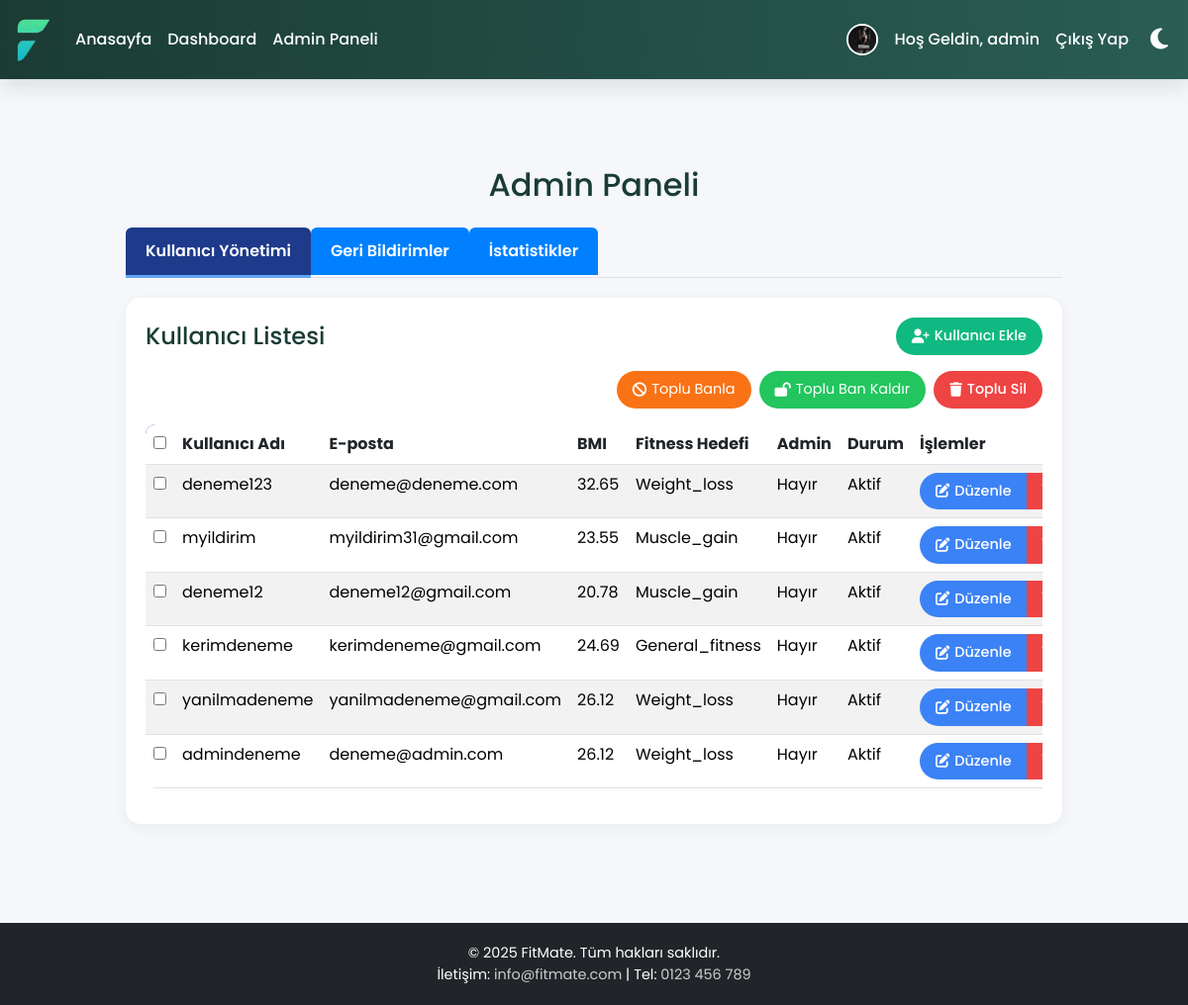
Screenshot of /admin.php (signed in) with the database file from the repository.
### tables this page shows
CREATE TABLE IF NOT EXISTS `users` (
  `id` int NOT NULL AUTO_INCREMENT,
  `username` varchar(50) NOT NULL,
  `password` varchar(255) NOT NULL,
  `email` varchar(100) NOT NULL,
  `height` float NOT NULL,
  `weight` float NOT NULL,
  `bmi` float DEFAULT NULL,
  `fitness_goal` varchar(50) DEFAULT NULL,
  `experience_level` varchar(50) DEFAULT NULL,
  `preferred_exercises` varchar(50) DEFAULT NULL,
  `workout_days` int DEFAULT NULL,
  `workout_duration` int DEFAULT NULL,
  `target_weight` float DEFAULT NULL,
  `target_set_date` date DEFAULT NULL,
  `target_achieved_date` date DEFAULT NULL,
  `show_name_in_success` tinyint(1) DEFAULT '0',
  `show_username_in_success` tinyint(1) DEFAULT '0',
  `name` varchar(255) DEFAULT NULL,
  `is_admin` tinyint(1) DEFAULT '0',
  `is_banned` tinyint(1) DEFAULT '0',
  `profile_picture` varchar(255) DEFAULT 'images/default_profile.png',
  `last_login` datetime DEFAULT NULL,
  `created_at` datetime DEFAULT NULL,
  PRIMARY KEY (`id`),
  UNIQUE KEY `username` (`username`),
  UNIQUE KEY `email` (`email`)
);

### admin.php (the view, shortened to what this page needs)
<?php
$servername = "localhost";
$username = "root";
$password = "";
$dbname = "fitness_db";
$conn = new mysqli($servername, $username, $password, $dbname);
$profile_picture = $_SESSION['profile_picture'] ?? 'images/default_profile.png';
$users_query = "SELECT * FROM users WHERE is_admin = 0";
$users_result = $conn->query($users_query);
?>
<!DOCTYPE html>
<html lang="tr">
<head>
    <link href="https://cdn.jsdelivr.net/npm/bootstrap@5.3.0/dist/css/bootstrap.min.css" rel="stylesheet">
    <link href="https://unpkg.com/aos@2.3.1/dist/aos.css" rel="stylesheet">
    <link rel="stylesheet" href="https://cdnjs.cloudflare.com/ajax/libs/font-awesome/6.4.0/css/all.min.css">
    <link rel="stylesheet" href="css/styles.css">
</head>
<body>
    <nav class="navbar navbar-expand-lg navbar-dark">
        <div class="container-fluid">
            <a class="navbar-brand" href="index.php">
                <img src="images/logo2.png" alt="Fitness App Logo" class="navbar-logo">
            </a>
            <div class="d-flex align-items-center">
                <button class="nav-link btn theme-toggle" id="theme-toggle" title="Tema Değiştir">
                </button>
            </div>
            <div class="collapse navbar-collapse" id="navbarNav">
                <ul class="navbar-nav me-auto">
                    <li class="nav-item">
                        <a class="nav-link" href="index.php">Anasayfa</a>
                    </li>
                    <li class="nav-item">
                        <a class="nav-link" href="dashboard.php">Dashboard</a>
                    </li>
                    <li class="nav-item">
                        <a class="nav-link active" href="admin.php">Admin Paneli</a>
                    </li>
                </ul>
                <ul class="navbar-nav">
                    <li class="nav-item d-flex align-items-center">
                        <img src="<?php echo htmlspecialchars($profile_picture); ?>" alt="Profil Resmi" class="profile-pic me-2">
                        <a class="nav-link" href="dashboard.php">Hoş Geldin, <?php echo htmlspecialchars($_SESSION['username']); ?></a>
                    </li>
                    <li class="nav-item">
                        <a class="nav-link" href="logout.php">Çıkış Yap</a>
                    </li>
                </ul>
            </div>
        </div>
    </nav>
    <div class="content">
        <div class="container admin-section mt-5">
            <h2 class="text-center mb-4" data-aos="fade-up">Admin Paneli</h2>
            <div class="row justify-content-center">
                <div class="col-md-10">
                    <ul class="nav nav-tabs admin-tabs" id="adminTab" role="tablist" data-aos="fade-up" data-aos-duration="1000">
                        <li class="nav-item" role="presentation">
                            <button class="nav-link active" id="users-tab" data-bs-toggle="tab" data-bs-target="#users" type="button" role="tab" aria-controls="users" aria-selected="true">
                                Kullanıcı Yönetimi
                            </button>
                        </li>
                        <li class="nav-item" role="presentation">
                            <button class="nav-link" id="feedback-tab" data-bs-toggle="tab" data-bs-target="#feedback" type="button" role="tab" aria-controls="feedback" aria-selected="false">
                                Geri Bildirimler
                            </button>
                        </li>
                        <li class="nav-item" role="presentation">
                            <button class="nav-link" id="stats-tab" data-bs-toggle="tab" data-bs-target="#stats" type="button" role="tab" aria-controls="stats" aria-selected="false">
                                İstatistikler
                            </button>
                        </li>
                    </ul>
                    <div class="tab-content" id="adminTabContent">
                        <div class="tab-pane fade show active" id="users" role="tabpanel" aria-labelledby="users-tab">
                            <div class="admin-card">
                                <div class="d-flex justify-content-between align-items-center mb-3">
                                    <h4 class="mb-0">Kullanıcı Listesi</h4>
                                    <a href="add_user.php" class="btn btn-green btn-modern"><i class="fas fa-user-plus"></i> Kullanıcı Ekle</a>
                                </div>
                                <form method="POST" action="admin.php" id="bulkActionForm">
                                    <div class="d-flex justify-content-end mb-3">
                                        <button type="submit" name="bulk_action" value="ban" class="btn btn-ban btn-modern me-2" onclick="return confirm('Seçilen kullanıcıları banlamak istediğinizden emin misiniz?');"><i class="fas fa-ban"></i> Toplu Banla</button>
                                        <button type="submit" name="bulk_action" value="unban" class="btn btn-unban btn-modern me-2" onclick="return confirm('Seçilen kullanıcıların banını kaldırmak istediğinizden emin misiniz?');"><i class="fas fa-lock-open"></i> Toplu Ban Kaldır</button>
                                        <button type="submit" name="bulk_action" value="delete" class="btn btn-red btn-modern" onclick="return confirm('Seçilen kullanıcıları silmek istediğinizden emin misiniz?');"><i class="fas fa-trash"></i> Toplu Sil</button>
                                    </div>
                                    <div class="table-responsive">
                                        <table class="table table-striped">
                                            <thead>
                                                <tr>
                                                    <th><input type="checkbox" id="selectAll"></th>
                                                    <th>Kullanıcı Adı</th>
                                                    <th>E-posta</th>
                                                    <th>BMI</th>
                                                    <th>Fitness Hedefi</th>
                                                    <th>Admin</th>
                                                    <th>Durum</th>
                                                    <th>İşlemler</th>
                                                </tr>
                                            </thead>
                                            <tbody>
                                                <?php while ($user = $users_result->fetch_assoc()): ?>
                                                    <tr>
                                                        <td><input type="checkbox" name="selected_users[]" value="<?php echo $user['id']; ?>" class="userCheckbox"></td>
                                                        <td><?php echo htmlspecialchars($user['username']); ?></td>
                                                        <td><?php echo htmlspecialchars($user['email']); ?></td>
                                                        <td><?php echo number_format($user['bmi'], 2); ?></td>
                                                        <td><?php echo ucfirst($user['fitness_goal']); ?></td>
                                                        <td><?php echo $user['is_admin'] ? 'Evet' : 'Hayır'; ?></td>
                                                        <td><?php echo $user['is_banned'] ? 'Banlı' : 'Aktif'; ?></td>
                                                        <td>
                                                            <div class="btn-group" role="group">
                                                                <a href="edit_user.php?id=<?php echo $user['id']; ?>" class="btn btn-primary btn-modern"><i class="fas fa-edit"></i> Düzenle</a>
                                                                <a href="delete_user.php?id=<?php echo $user['id']; ?>" class="btn btn-red btn-modern" onclick="return confirm('Bu kullanıcıyı silmek istediğinizden emin misiniz?');"><i class="fas fa-trash"></i> Sil</a>
                                                            </div>
                                                        </td>
                                                    </tr>
                                                <?php endwhile; ?>
                                            </tbody>
                                        </table>
                                    </div>
                                </form>
                            </div>
                        </div>
                    </div>
                </div>
            </div>
        </div>
    </div>
    <footer class="text-center">
        <div class="container">
            <p class="mb-0">© 2025 FitMate. Tüm hakları saklıdır.</p>
            <p class="mb-0">İletişim: <a href="mailto:info@fitmate.com">info@fitmate.com</a> | Tel: <a href="tel:0123456789">0123 456 789</a></p>
        </div>
    </footer>
</body>
</html>

### css/styles.css (style rules this page uses)
:root { --background-color: #f5f7fa; --text-color: #1a3c34; --card-bg: #fff; --navbar-bg: linear-gradient(90deg, #1a3c34 0%, #2a5d53 100%); --navbar-text: #fff; --footer-bg: linear-gradient(90deg, #1a3c34 0%, #2a5d53 100%); --footer-text: #fff; --primary-btn-bg: #00ddeb; --primary-btn-hover: #00b7c2; --green-btn-bg: #28a745; --green-btn-hover: #218838; --red-btn-bg: #dc3545; --red-btn-hover: #c82333; --shadow: 0 8px 20px rgba(0, 0, 0, 0.1); --section-bg-light: linear-gradient(135deg, #f5f7fa 0%, #c3cfe2 100%); --success-bg: linear-gradient(135deg, #d4edda 0%, #c3e6cb 100%); --feature-card-bg: linear-gradient(135deg, #e0f7fa 0%, #b2ebf2 100%); }
.btn-primary { background: var(--primary-btn-bg); color: #fff; border: none; padding: 12px; border-radius: 10px; transition: background 0.3s ease, transform 0.3s ease; }
.btn-green { background: var(--green-btn-bg); color: #fff; border: none; padding: 12px; border-radius: 10px; transition: background 0.3s ease, transform 0.3s ease; }
.btn-red { background: var(--red-btn-bg); color: #fff; border: none; padding: 12px; border-radius: 10px; transition: background 0.3s ease, transform 0.3s ease; }
html, body { margin: 0; padding: 0; font-family: 'Poppins', sans-serif; background: var(--background-color); color: var(--text-color); min-height: 100vh; width: 100%; overflow-x: hidden; transition: background 0.3s ease, color 0.3s ease; }
body { display: flex; flex-direction: column; }
.content { flex: 1 0 auto; padding-bottom: 60px; width: 100%; }
.navbar { background: var(--navbar-bg); box-shadow: var(--shadow); padding: 10px 0; position: sticky; top: 0; z-index: 1000; }
.navbar-logo { height: 50px; width: auto; transition: transform 0.3s ease; }
.nav-link { color: var(--navbar-text) !important; font-weight: 500; padding-left: 10px; transition: color 0.3s ease; }
.theme-toggle { background: none; border: none; font-size: 2.5rem; color: var(--navbar-text); margin-left: 90px; }
@media (min-width: 992px) { .theme-toggle { position: absolute; right: 20px; top: 50%; transform: translateY(-50%); margin-left: 40px; font-size: 1.5rem; } }
@media (min-width: 992px) { .navbar-nav .nav-item:last-child .nav-link { margin-right: 40px; } }
.btn-primary { background: var(--primary-btn-bg); color: #fff !important; border: none; padding: 12px 30px; font-size: 1.1rem; font-weight: 500; border-radius: 50px; transition: background 0.3s ease, transform 0.3s ease; }
.btn-green { background: var(--green-btn-bg); color: #fff !important; border: none; padding: 12px 30px; font-size: 1.1rem; font-weight: 500; border-radius: 50px; transition: background 0.3s ease, transform 0.3s ease; }
.btn-red { background: var(--red-btn-bg); color: #fff !important; border: none; padding: 12px 30px; font-size: 1.1rem; font-weight: 500; border-radius: 50px; transition: background 0.3s ease, transform 0.3s ease; text-decoration: none; display: inline-block; }
.admin-section { padding: 40px 0; }
.admin-card { border: none; border-radius: 15px; box-shadow: var(--shadow); background: var(--card-bg); padding: 20px; }
footer { flex-shrink: 0; width: 100%; background: var(--footer-bg); color: var(--footer-text); padding: 20px 0; font-size: 0.9rem; }
footer a { color: var(--primary-btn-bg); text-decoration: none; }
.profile-pic { width: 40px; height: 40px; border-radius: 50%; object-fit: cover; border: 2px solid var(--primary-btn-bg); transition: transform 0.3s ease; }
.admin-card table td { color: #000 !important; }

### rows the page displays
users: username "deneme123", email "deneme@deneme.com", bmi "32.65", fitness_goal "Weight_loss", is_admin "Hayır", is_banned "Aktif"
users: username "myildirim", email "myildirim31@gmail.com", bmi "23.55", fitness_goal "Muscle_gain", is_admin "Hayır", is_banned "Aktif"
users: username "deneme12", email "deneme12@gmail.com", bmi "20.78", fitness_goal "Muscle_gain", is_admin "Hayır", is_banned "Aktif"
users: username "kerimdeneme", email "kerimdeneme@gmail.com", bmi "24.69", fitness_goal "General_fitness", is_admin "Hayır", is_banned "Aktif"
users: username "yanilmadeneme", email "yanilmadeneme@gmail.com", bmi "26.12", fitness_goal "Weight_loss", is_admin "Hayır", is_banned "Aktif"
users: username "admindeneme", email "deneme@admin.com", bmi "26.12", fitness_goal "Weight_loss", is_admin "Hayır", is_banned "Aktif"

### other values shown
$_SESSION['username'] "admin"
